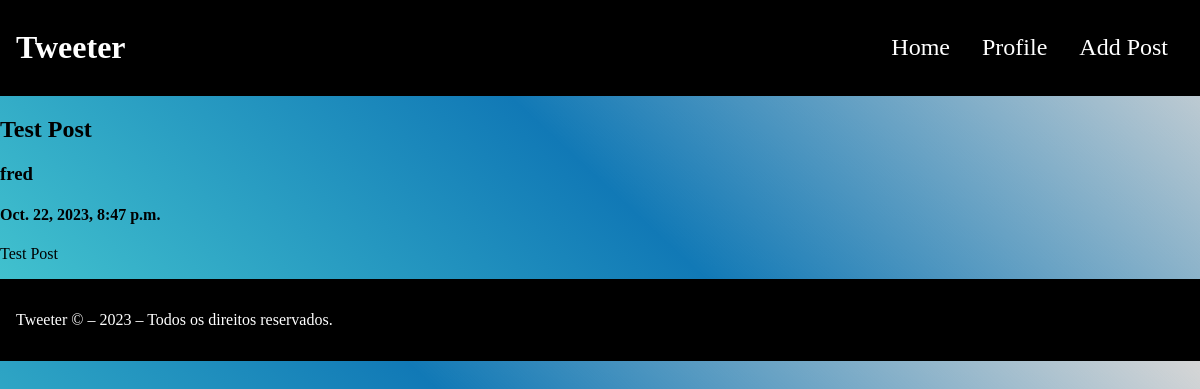
Screenshot of /home/test-post/ with the database file from the repository.
### post/models.py (models this page shows, shortened)
class Post(models.Model):
    title = models.CharField(max_length=100)
    slug = models.SlugField(max_length=200, unique=True)
    author = models.ForeignKey(get_user_model(), on_delete=models.CASCADE)
    content = models.TextField(max_length=360)
    created_on = models.DateTimeField(auto_now_add=True)
    status = models.IntegerField(choices=STATUS, default=0)
    class Meta:
        ordering = ["-created_on"]

### post/views.py (the view)
# urls.py: path("home/<slug:slug>/", PostDetail.as_view(), name="post_detail"),
class PostDetail(generic.DetailView):
    model = Post
    template_name = "post_detail.html"

### post/templates/post_detail.html (shortened to what this page needs)
{% extends "base.html" %}
{% block content %}
    <div>
        <div>
            <h2>{{ post.title }}</h2>
            <div><h3>{{ post.author }}</h3><h4>{{ post.created_on }}</h4></div>
            <p>{{ post.content }}</p>
        </div>
    </div>
{% endblock content %}

### user/static/css/styles.css (style rules this page uses)
body { margin: 0; padding: 0; box-sizing: border-box; list-style: none; text-decoration: none; background-image: linear-gradient(43deg, #47cad1 0%, #1179b6 50%, #3333); }

### rows the page displays
Post: title "Test Post", author "fred", created_on "Oct. 22, 2023, 8:47 p.m.", content "Test Post"
